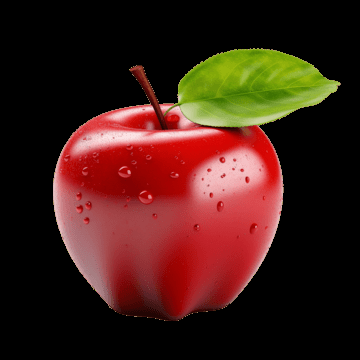
#> input picture assets/apple.png, 360 x 360 px
$ python robot_path.py
#> lines starting #> are read from the running program, lines starting #| are printed output that depends on the picture; after the words box and inside, x2 and y2 are one past the last pixel; in counts of white or black regions, pixels touching at a corner belong together
### scripts/canny.py
import os

import cv2
import numpy as np
from skimage.morphology import skeletonize

APPLE_PATH = os.path.join(os.path.dirname(__file__), '..', 'assets', 'apple.png')
OUTPUT_DIR = os.path.join(os.path.dirname(__file__), '..', 'output')
os.makedirs(OUTPUT_DIR, exist_ok=True)

img = cv2.imread(APPLE_PATH, cv2.IMREAD_GRAYSCALE)
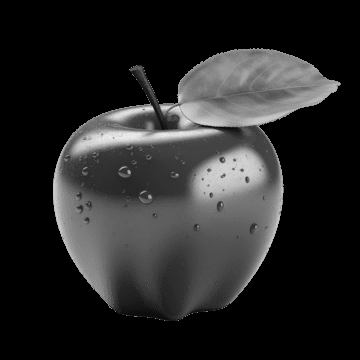
#> img: shape (360, 360); min 0, max 233, mean 39.3
edges = cv2.Canny(img, threshold1=100, threshold2=200)  # Canny算子一行搞定 pip install opencv-python
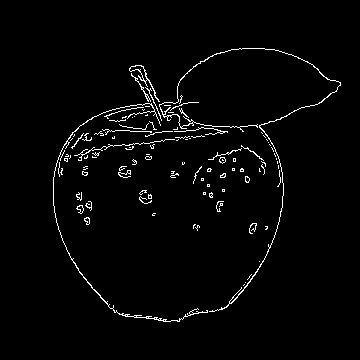
#> edges: shape (360, 360); 2.3% white in thin lines or dots, all inside (x1, y1, x2, y2) = (53, 48, 341, 322)

OUTPUT_PATH = os.path.join(OUTPUT_DIR, 'apple_edges.png')
cv2.imwrite(OUTPUT_PATH, edges)

# cv2.findContours traces the boundary of each stroke as a thin blob, walking
# down one side and back up the other - that mirrored return trip is the
# duplicate line. Skeletonizing first collapses every stroke to a single
# pixel-wide centerline, then we walk that pixel graph directly so each
# stroke is emitted once.
skeleton = skeletonize(edges > 0)
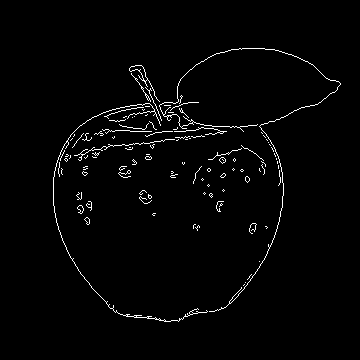
#> skeleton: shape (360, 360) bool; 1.9% white in thin lines or dots, all inside (x1, y1, x2, y2) = (53, 48, 341, 322)

NEIGHBORS_8 = [(-1, -1), (-1, 0), (-1, 1), (0, -1), (0, 1), (1, -1), (1, 0), (1, 1)]
all_pixels = set(map(tuple, np.argwhere(skeleton)))
#> all_pixels = 2509 items


def neighbors(pixel):
    y, x = pixel
    return [(y + dy, x + dx) for dy, dx in NEIGHBORS_8 if (y + dy, x + dx) in all_pixels]


degree = {p: len(neighbors(p)) for p in all_pixels}
#> degree = 2509 items
nodes = {p for p, d in degree.items() if d != 2}  # endpoints (deg 1) and junctions (deg >= 3)
#> nodes = 411 items

visited_edges = set()
strokes = []  # list of (points_yx, is_closed)


def walk(start, first_step):
#> called with start = (192, 81), first_step = (193, 81)
    path = [start, first_step]
#> path = [(192, 81), (193, 81)]
    visited_edges.add(frozenset((start, first_step)))
    prev, current = start, first_step
#> prev = (192, 81); current = (193, 81)
    while degree.get(current) == 2 and current not in nodes:
        nxt = next((p for p in neighbors(current) if p != prev), None)
        if nxt is None or frozenset((current, nxt)) in visited_edges:
            break
        visited_edges.add(frozenset((current, nxt)))
        path.append(nxt)
        prev, current = current, nxt
#> this loop made 7 passes
#> (prev, current) on passes 1 to 7: ((193, 81), (194, 81)), ((194, 81), (195, 81)), ((195, 81), (196, 81)), ((196, 81), (197, 81)), ((197, 81), (198, 81)), ((198, 81), (199, 80)), ((199, 80), (198, 79))
#> after the loop, path = [(192, 81), (193, 81), (194, 81), (195, 81), (196, 81), (197, 81), (198, 81), (199, 80), (198, 79)]; visited_edges = 8 items
    return path


# Open branches: walk from every junction/endpoint out to the next node.
for node in nodes:
    for nbr in neighbors(node):
        if frozenset((node, nbr)) not in visited_edges:
            strokes.append((walk(node, nbr), False))

# Closed loops made entirely of degree-2 pixels (no junctions/endpoints at all).
for pixel in all_pixels - nodes:
    unvisited = [p for p in neighbors(pixel) if frozenset((pixel, p)) not in visited_edges]
    if unvisited:
        strokes.append((walk(pixel, unvisited[0]), True))


# [35 lines left out: functions simplify, catmull_rom_path, not called in this run]


height, width = skeleton.shape
svg_paths = []
for points_yx, closed in strokes:
    simplified = simplify(points_yx, closed)
    path_d = catmull_rom_path(simplified, closed)
    if path_d:
        svg_paths.append(f'<path d="{path_d}" stroke="black" fill="none" stroke-width="1"/>')

svg_content = (
    f'<svg xmlns="http://www.w3.org/2000/svg" width="{width}" height="{height}" '
    f'viewBox="0 0 {width} {height}">\n'
    + "\n".join(svg_paths)
    + "\n</svg>"
)

SVG_PATH = os.path.join(OUTPUT_DIR, 'apple_edges.svg')
with open(SVG_PATH, 'w') as f:
    f.write(svg_content)

### scripts/robot_path.py
import json
import os
import sys

sys.path.insert(0, os.path.dirname(__file__))
import canny  # noqa: E402  (reruns edge detection/skeletonization, gives us `strokes` + `simplify`)
from path_ordering import order_strokes, total_travel_distance  # noqa: E402

# Canvas physical size/origin are still TBD from the hardware side - keep them
# as parameters so nothing here is hard-coded to a guessed number.
DEFAULT_CANVAS_SIZE = (300.0, 300.0)  # placeholder (width, height), unit TBD
DEFAULT_HOME_POSITION = (0.0, 0.0)

OUTPUT_DIR = os.path.join(os.path.dirname(__file__), '..', 'output')
DEBUG_OUTPUT_PATH = os.path.join(OUTPUT_DIR, 'robot_path_preview.json')


def map_to_canvas(points_xy, image_size, canvas_size, origin="top-left"):
    """Scale pixel-space (x, y) points onto a physical canvas, preserving
    aspect ratio. `origin` controls whether the canvas Y axis points down
    (image convention, "top-left") or up ("bottom-left")."""
    img_w, img_h = image_size
    canvas_w, canvas_h = canvas_size
    scale = min(canvas_w / img_w, canvas_h / img_h)
    mapped = []
    for x, y in points_xy:
        cx = x * scale
        cy = y * scale
        if origin == "bottom-left":
            cy = canvas_h - cy
        mapped.append((cx, cy))
    return mapped


def build_robot_path(canvas_size=DEFAULT_CANVAS_SIZE, origin="top-left",
                      home_position=DEFAULT_HOME_POSITION):
    """Returns list[list[(x, y)]]: one continuous pen-down waypoint sequence
    per stroke, ordered to minimize pen-up travel, scaled onto canvas_size."""
    img_h, img_w = canny.skeleton.shape
    image_size = (img_w, img_h)

    strokes_data = []
    for points_yx, closed in canny.strokes:
        simplified_xy = canny.simplify(points_yx, closed)
        canvas_points = map_to_canvas(simplified_xy, image_size, canvas_size, origin)
        strokes_data.append((canvas_points, closed))

    return order_strokes(strokes_data, home_position)


if __name__ == "__main__":
    img_h, img_w = canny.skeleton.shape
    image_size = (img_w, img_h)

    strokes_data = []
    for points_yx, closed in canny.strokes:
        simplified_xy = canny.simplify(points_yx, closed)
        canvas_points = map_to_canvas(simplified_xy, image_size, DEFAULT_CANVAS_SIZE, "top-left")
        strokes_data.append((canvas_points, closed))

    baseline_distance = total_travel_distance(
        [points for points, _ in strokes_data], DEFAULT_HOME_POSITION
    )
    ordered = order_strokes(strokes_data, DEFAULT_HOME_POSITION)
    ordered_distance = total_travel_distance(ordered, DEFAULT_HOME_POSITION)

    total_points = sum(len(points) for points in ordered)
    print(f"strokes: {len(ordered)}")
    print(f"total points: {total_points}")
    print(f"baseline pen-up travel: {baseline_distance:.1f}")
    print(f"optimized pen-up travel: {ordered_distance:.1f}")
    print(f"reduction: {(1 - ordered_distance / baseline_distance) * 100:.1f}%")

    os.makedirs(OUTPUT_DIR, exist_ok=True)
    with open(DEBUG_OUTPUT_PATH, 'w') as f:
        json.dump({"canvas_size": DEFAULT_CANVAS_SIZE, "strokes": ordered}, f)
    print(f"wrote {DEBUG_OUTPUT_PATH}")
